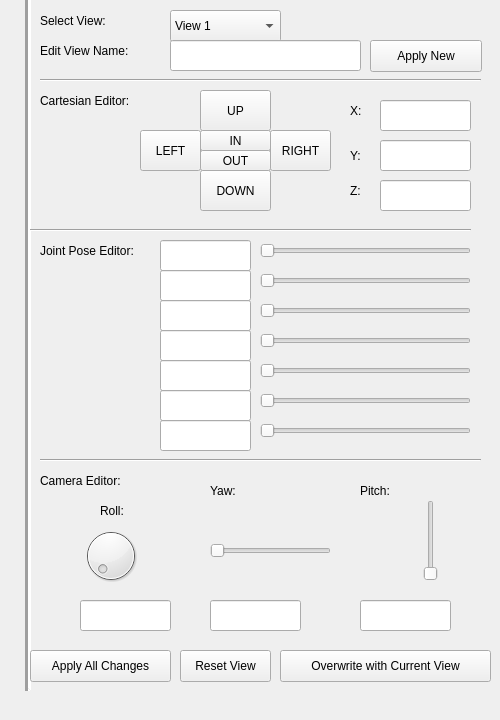
    <widget class="QWidget" name="editViews">
     <attribute name="title">
      <string>Edit Views</string>
     </attribute>
     <widget class="QLabel" name="label_10">
      <property name="geometry">
       <rect>
        <x>40</x>
        <y>90</y>
        <width>121</width>
        <height>21</height>
       </rect>
      </property>
      <property name="text">
       <string>Cartesian Editor:</string>
      </property>
     </widget>
     <widget class="QPushButton" name="NewUP_pushButton">
      <property name="enabled">
       <bool>true</bool>
      </property>
      <property name="geometry">
       <rect>
        <x>200</x>
        <y>90</y>
        <width>71</width>
        <height>41</height>
       </rect>
      </property>
      <property name="text">
       <string>UP</string>
      </property>
     </widget>
     <widget class="QPushButton" name="NewIN_pushButton">
      <property name="enabled">
       <bool>true</bool>
      </property>
      <property name="geometry">
       <rect>
        <x>200</x>
        <y>130</y>
        <width>71</width>
        <height>21</height>
       </rect>
      </property>
      <property name="text">
       <string>IN</string>
      </property>
     </widget>
     <widget class="QPushButton" name="NewOUT_pushButton">
      <property name="enabled">
       <bool>true</bool>
      </property>
      <property name="geometry">
       <rect>
        <x>200</x>
        <y>150</y>
        <width>71</width>
        <height>21</height>
       </rect>
      </property>
      <property name="text">
       <string>OUT</string>
      </property>
     </widget>
     <widget class="QPushButton" name="NewDOWN_pushButton">
      <property name="enabled">
       <bool>true</bool>
      </property>
      <property name="geometry">
       <rect>
        <x>200</x>
        <y>170</y>
        <width>71</width>
        <height>41</height>
       </rect>
      </property>
      <property name="text">
       <string>DOWN</string>
      </property>
     </widget>
     <widget class="QPushButton" name="NewRIGHT_pushButton">
      <property name="enabled">
       <bool>true</bool>
      </property>
      <property name="geometry">
       <rect>
        <x>270</x>
        <y>130</y>
        <width>61</width>
        <height>41</height>
       </rect>
      </property>
      <property name="text">
       <string>RIGHT</string>
      </property>
     </widget>
     <widget class="QPushButton" name="NewLEFT_pushButton">
      <property name="enabled">
       <bool>true</bool>
      </property>
      <property name="geometry">
       <rect>
        <x>140</x>
        <y>130</y>
        <width>61</width>
        <height>41</height>
       </rect>
      </property>
      <property name="text">
       <string>LEFT</string>
      </property>
     </widget>
     <widget class="QLabel" name="label_11">
      <property name="geometry">
       <rect>
        <x>40</x>
        <y>240</y>
        <width>111</width>
        <height>21</height>
       </rect>
      </property>
      <property name="text">
       <string>Joint Pose Editor:</string>
      </property>
     </widget>
     <widget class="QComboBox" name="selectView_comboBox">
      <property name="geometry">
       <rect>
        <x>170</x>
        <y>10</y>
        <width>111</width>
        <height>32</height>
       </rect>
      </property>
      <item>
       <property name="text">
        <string>View 1</string>
       </property>
      </item>
      <item>
       <property name="text">
        <string>View 2</string>
       </property>
      </item>
      <item>
       <property name="text">
        <string>View 3</string>
       </property>
      </item>
      <item>
       <property name="text">
        <string>View 4</string>
       </property>
      </item>
      <item>
       <property name="text">
        <string>View 5</string>
       </property>
      </item>
     </widget>
     <widget class="QLabel" name="label_12">
      <property name="geometry">
       <rect>
        <x>40</x>
        <y>10</y>
        <width>101</width>
        <height>21</height>
       </rect>
      </property>
      <property name="text">
       <string>Select View:</string>
      </property>
     </widget>
     <widget class="QLabel" name="label_13">
      <property name="geometry">
       <rect>
        <x>350</x>
        <y>100</y>
        <width>21</width>
        <height>21</height>
       </rect>
      </property>
      <property name="text">
       <string>X:</string>
      </property>
     </widget>
     <widget class="QLabel" name="label_14">
      <property name="geometry">
       <rect>
        <x>350</x>
        <y>140</y>
        <width>21</width>
        <height>31</height>
       </rect>
      </property>
      <property name="text">
       <string>Y:</string>
      </property>
     </widget>
     <widget class="QLabel" name="label_15">
      <property name="geometry">
       <rect>
        <x>350</x>
        <y>180</y>
        <width>21</width>
        <height>21</height>
       </rect>
      </property>
      <property name="text">
       <string>Z:</string>
      </property>
     </widget>
     <widget class="QLineEdit" name="XNEW_lineEdit">
      <property name="geometry">
       <rect>
        <x>380</x>
        <y>100</y>
        <width>91</width>
        <height>31</height>
       </rect>
      </property>
      <property name="readOnly">
       <bool>true</bool>
      </property>
     </widget>
     <widget class="QLineEdit" name="YNEW_lineEdit">
      <property name="geometry">
       <rect>
        <x>380</x>
        <y>140</y>
        <width>91</width>
        <height>31</height>
       </rect>
      </property>
      <property name="readOnly">
       <bool>true</bool>
      </property>
     </widget>
     <widget class="QLineEdit" name="ZNEW_lineEdit">
      <property name="geometry">
       <rect>
        <x>380</x>
        <y>180</y>
        <width>91</width>
        <height>31</height>
       </rect>
      </property>
      <property name="readOnly">
       <bool>true</bool>
      </property>
     </widget>
     <widget class="QPushButton" name="pushButton_9">
      <property name="geometry">
       <rect>
        <x>180</x>
        <y>650</y>
        <width>91</width>
        <height>32</height>
       </rect>
      </property>
      <property name="text">
       <string>Reset View</string>
      </property>
     </widget>
     <widget class="QPushButton" name="pushButton_10">
      <property name="geometry">
       <rect>
        <x>280</x>
        <y>650</y>
        <width>211</width>
        <height>32</height>
       </rect>
      </property>
      <property name="text">
       <string>Overwrite with Current View</string>
      </property>
     </widget>
     <widget class="QLineEdit" name="NewJ1_lineEdit">
      <property name="geometry">
       <rect>
        <x>160</x>
        <y>240</y>
        <width>91</width>
        <height>31</height>
       </rect>
      </property>
      <property name="html" stdset="0">
       <string>&lt;!DOCTYPE HTML PUBLIC &quot;-//W3C//DTD HTML 4.0//EN&quot; &quot;http://www.w3.org/TR/REC-html40/strict.dtd&quot;&gt;
&lt;html&gt;&lt;head&gt;&lt;meta name=&quot;qrichtext&quot; content=&quot;1&quot; /&gt;&lt;style type=&quot;text/css&quot;&gt;
p, li { white-space: pre-wrap; }
&lt;/style&gt;&lt;/head&gt;&lt;body style=&quot; font-family:'Ubuntu'; font-size:11pt; font-weight:400; font-style:normal;&quot;&gt;
&lt;p style=&quot;-qt-paragraph-type:empty; margin-top:0px; margin-bottom:0px; margin-left:0px; margin-right:0px; -qt-block-indent:0; text-indent:0px; font-family:'.AppleSystemUIFont'; font-size:13pt;&quot;&gt;&lt;br /&gt;&lt;/p&gt;&lt;/body&gt;&lt;/html&gt;</string>
      </property>
     </widget>
     <widget class="QSlider" name="NewJ2_horizontalSlider">
      <property name="geometry">
       <rect>
        <x>260</x>
        <y>270</y>
        <width>211</width>
        <height>22</height>
       </rect>
      </property>
      <property name="orientation">
       <enum>Qt::Horizontal</enum>
      </property>
     </widget>
     <widget class="QSlider" name="NewJ1_horizontalSlider">
      <property name="geometry">
       <rect>
        <x>260</x>
        <y>240</y>
        <width>211</width>
        <height>22</height>
       </rect>
      </property>
      <property name="orientation">
       <enum>Qt::Horizontal</enum>
      </property>
     </widget>
     <widget class="QLabel" name="label_16">
      <property name="geometry">
       <rect>
        <x>40</x>
        <y>40</y>
        <width>121</width>
        <height>21</height>
       </rect>
      </property>
      <property name="text">
       <string>Edit View Name:</string>
      </property>
     </widget>
     <widget class="QLineEdit" name="newName_lineEdit">
      <property name="geometry">
       <rect>
        <x>170</x>
        <y>40</y>
        <width>191</width>
        <height>31</height>
       </rect>
      </property>
     </widget>
     <widget class="QPushButton" name="applyNewName_pushButton">
      <property name="geometry">
       <rect>
        <x>370</x>
        <y>40</y>
        <width>112</width>
        <height>32</height>
       </rect>
      </property>
      <property name="text">
       <string>Apply New</string>
      </property>
     </widget>
     <widget class="Line" name="line_3">
      <property name="geometry">
       <rect>
        <x>20</x>
        <y>-20</y>
        <width>16</width>
        <height>711</height>
       </rect>
      </property>
      <property name="styleSheet">
       <string notr="true">QLine
{
color: red;
}</string>
      </property>
      <property name="lineWidth">
       <number>3</number>
      </property>
      <property name="midLineWidth">
       <number>0</number>
      </property>
      <property name="orientation">
       <enum>Qt::Vertical</enum>
      </property>
     </widget>
     <widget class="QSlider" name="NewJ3_horizontalSlider">
      <property name="geometry">
       <rect>
        <x>260</x>
        <y>300</y>
        <width>211</width>
        <height>22</height>
       </rect>
      </property>
      <property name="orientation">
       <enum>Qt::Horizontal</enum>
      </property>
     </widget>
     <widget class="QSlider" name="NewJ4_horizontalSlider">
      <property name="geometry">
       <rect>
        <x>260</x>
        <y>330</y>
        <width>211</width>
        <height>22</height>
       </rect>
      </property>
      <property name="orientation">
       <enum>Qt::Horizontal</enum>
      </property>
     </widget>
     <widget class="QSlider" name="NewJ5_horizontalSlider">
      <property name="geometry">
       <rect>
        <x>260</x>
        <y>360</y>
        <width>211</width>
        <height>22</height>
       </rect>
      </property>
      <property name="orientation">
       <enum>Qt::Horizontal</enum>
      </property>
     </widget>
     <widget class="QSlider" name="NewJ6_horizontalSlider">
      <property name="geometry">
       <rect>
        <x>260</x>
        <y>390</y>
        <width>211</width>
        <height>22</height>
       </rect>
      </property>
      <property name="orientation">
       <enum>Qt::Horizontal</enum>
      </property>
     </widget>
     <widget class="QSlider" name="NewJ7_horizontalSlider">
      <property name="geometry">
       <rect>
        <x>260</x>
        <y>420</y>
        <width>211</width>
        <height>22</height>
       </rect>
      </property>
      <property name="orientation">
       <enum>Qt::Horizontal</enum>
      </property>
     </widget>
     <widget class="Line" name="line_2">
      <property name="geometry">
       <rect>
        <x>40</x>
        <y>70</y>
        <width>441</width>
        <height>20</height>
       </rect>
      </property>
      <property name="lineWidth">
       <number>1</number>
      </property>
      <property name="orientation">
       <enum>Qt::Horizontal</enum>
      </property>
     </widget>
     <widget class="Line" name="line_4">
      <property name="geometry">
       <rect>
        <x>30</x>
        <y>220</y>
        <width>441</width>
        <height>20</height>
       </rect>
      </property>
      <property name="lineWidth">
       <number>1</number>
      </property>
      <property name="orientation">
       <enum>Qt::Horizontal</enum>
      </property>
     </widget>
     <widget class="QLineEdit" name="NewJ2_lineEdit">
      <property name="geometry">
       <rect>
        <x>160</x>
        <y>270</y>
        <width>91</width>
        <height>31</height>
       </rect>
      </property>
      <property name="html" stdset="0">
       <string>&lt;!DOCTYPE HTML PUBLIC &quot;-//W3C//DTD HTML 4.0//EN&quot; &quot;http://www.w3.org/TR/REC-html40/strict.dtd&quot;&gt;
&lt;html&gt;&lt;head&gt;&lt;meta name=&quot;qrichtext&quot; content=&quot;1&quot; /&gt;&lt;style type=&quot;text/css&quot;&gt;
p, li { white-space: pre-wrap; }
&lt;/style&gt;&lt;/head&gt;&lt;body style=&quot; font-family:'Ubuntu'; font-size:11pt; font-weight:400; font-style:normal;&quot;&gt;
&lt;p style=&quot;-qt-paragraph-type:empty; margin-top:0px; margin-bottom:0px; margin-left:0px; margin-right:0px; -qt-block-indent:0; text-indent:0px; font-family:'.AppleSystemUIFont'; font-size:13pt;&quot;&gt;&lt;br /&gt;&lt;/p&gt;&lt;/body&gt;&lt;/html&gt;</string>
      </property>
     </widget>
     <widget class="QLineEdit" name="NewJ3_lineEdit">
      <property name="geometry">
       <rect>
        <x>160</x>
        <y>300</y>
        <width>91</width>
        <height>31</height>
       </rect>
      </property>
      <property name="html" stdset="0">
       <string>&lt;!DOCTYPE HTML PUBLIC &quot;-//W3C//DTD HTML 4.0//EN&quot; &quot;http://www.w3.org/TR/REC-html40/strict.dtd&quot;&gt;
&lt;html&gt;&lt;head&gt;&lt;meta name=&quot;qrichtext&quot; content=&quot;1&quot; /&gt;&lt;style type=&quot;text/css&quot;&gt;
p, li { white-space: pre-wrap; }
&lt;/style&gt;&lt;/head&gt;&lt;body style=&quot; font-family:'Ubuntu'; font-size:11pt; font-weight:400; font-style:normal;&quot;&gt;
&lt;p style=&quot;-qt-paragraph-type:empty; margin-top:0px; margin-bottom:0px; margin-left:0px; margin-right:0px; -qt-block-indent:0; text-indent:0px; font-family:'.AppleSystemUIFont'; font-size:13pt;&quot;&gt;&lt;br /&gt;&lt;/p&gt;&lt;/body&gt;&lt;/html&gt;</string>
      </property>
     </widget>
     <widget class="QLineEdit" name="NewJ4_lineEdit">
      <property name="geometry">
       <rect>
        <x>160</x>
        <y>330</y>
        <width>91</width>
        <height>31</height>
       </rect>
      </property>
      <property name="html" stdset="0">
       <string>&lt;!DOCTYPE HTML PUBLIC &quot;-//W3C//DTD HTML 4.0//EN&quot; &quot;http://www.w3.org/TR/REC-html40/strict.dtd&quot;&gt;
&lt;html&gt;&lt;head&gt;&lt;meta name=&quot;qrichtext&quot; content=&quot;1&quot; /&gt;&lt;style type=&quot;text/css&quot;&gt;
p, li { white-space: pre-wrap; }
&lt;/style&gt;&lt;/head&gt;&lt;body style=&quot; font-family:'Ubuntu'; font-size:11pt; font-weight:400; font-style:normal;&quot;&gt;
&lt;p style=&quot;-qt-paragraph-type:empty; margin-top:0px; margin-bottom:0px; margin-left:0px; margin-right:0px; -qt-block-indent:0; text-indent:0px; font-family:'.AppleSystemUIFont'; font-size:13pt;&quot;&gt;&lt;br /&gt;&lt;/p&gt;&lt;/body&gt;&lt;/html&gt;</string>
      </property>
     </widget>
     <widget class="QLineEdit" name="NewJ5_lineEdit">
      <property name="geometry">
       <rect>
        <x>160</x>
        <y>360</y>
        <width>91</width>
        <height>31</height>
       </rect>
      </property>
      <property name="html" stdset="0">
       <string>&lt;!DOCTYPE HTML PUBLIC &quot;-//W3C//DTD HTML 4.0//EN&quot; &quot;http://www.w3.org/TR/REC-html40/strict.dtd&quot;&gt;
&lt;html&gt;&lt;head&gt;&lt;meta name=&quot;qrichtext&quot; content=&quot;1&quot; /&gt;&lt;style type=&quot;text/css&quot;&gt;
p, li { white-space: pre-wrap; }
&lt;/style&gt;&lt;/head&gt;&lt;body style=&quot; font-family:'Ubuntu'; font-size:11pt; font-weight:400; font-style:normal;&quot;&gt;
&lt;p style=&quot;-qt-paragraph-type:empty; margin-top:0px; margin-bottom:0px; margin-left:0px; margin-right:0px; -qt-block-indent:0; text-indent:0px; font-family:'.AppleSystemUIFont'; font-size:13pt;&quot;&gt;&lt;br /&gt;&lt;/p&gt;&lt;/body&gt;&lt;/html&gt;</string>
      </property>
     </widget>
     <widget class="QLineEdit" name="NewJ6_lineEdit">
      <property name="geometry">
       <rect>
        <x>160</x>
        <y>390</y>
        <width>91</width>
        <height>31</height>
       </rect>
      </property>
      <property name="html" stdset="0">
       <string>&lt;!DOCTYPE HTML PUBLIC &quot;-//W3C//DTD HTML 4.0//EN&quot; &quot;http://www.w3.org/TR/REC-html40/strict.dtd&quot;&gt;
&lt;html&gt;&lt;head&gt;&lt;meta name=&quot;qrichtext&quot; content=&quot;1&quot; /&gt;&lt;style type=&quot;text/css&quot;&gt;
p, li { white-space: pre-wrap; }
&lt;/style&gt;&lt;/head&gt;&lt;body style=&quot; font-family:'Ubuntu'; font-size:11pt; font-weight:400; font-style:normal;&quot;&gt;
&lt;p style=&quot;-qt-paragraph-type:empty; margin-top:0px; margin-bottom:0px; margin-left:0px; margin-right:0px; -qt-block-indent:0; text-indent:0px; font-family:'.AppleSystemUIFont'; font-size:13pt;&quot;&gt;&lt;br /&gt;&lt;/p&gt;&lt;/body&gt;&lt;/html&gt;</string>
      </property>
     </widget>
     <widget class="QLineEdit" name="NewJ7_lineEdit">
      <property name="geometry">
       <rect>
        <x>160</x>
        <y>420</y>
        <width>91</width>
        <height>31</height>
       </rect>
      </property>
      <property name="html" stdset="0">
       <string>&lt;!DOCTYPE HTML PUBLIC &quot;-//W3C//DTD HTML 4.0//EN&quot; &quot;http://www.w3.org/TR/REC-html40/strict.dtd&quot;&gt;
&lt;html&gt;&lt;head&gt;&lt;meta name=&quot;qrichtext&quot; content=&quot;1&quot; /&gt;&lt;style type=&quot;text/css&quot;&gt;
p, li { white-space: pre-wrap; }
&lt;/style&gt;&lt;/head&gt;&lt;body style=&quot; font-family:'Ubuntu'; font-size:11pt; font-weight:400; font-style:normal;&quot;&gt;
&lt;p style=&quot;-qt-paragraph-type:empty; margin-top:0px; margin-bottom:0px; margin-left:0px; margin-right:0px; -qt-block-indent:0; text-indent:0px; font-family:'.AppleSystemUIFont'; font-size:13pt;&quot;&gt;&lt;br /&gt;&lt;/p&gt;&lt;/body&gt;&lt;/html&gt;</string>
      </property>
     </widget>
     <widget class="QPushButton" name="ApplyAllChanges_pushButton">
      <property name="geometry">
       <rect>
        <x>30</x>
        <y>650</y>
        <width>141</width>
        <height>32</height>
       </rect>
      </property>
      <property name="text">
       <string>Apply All Changes</string>
      </property>
     </widget>
     <widget class="QLabel" name="label_17">
      <property name="geometry">
       <rect>
        <x>40</x>
        <y>470</y>
        <width>111</width>
        <height>21</height>
       </rect>
      </property>
      <property name="text">
       <string>Camera Editor:</string>
      </property>
     </widget>
     <widget class="QSlider" name="New_horizontalSlider">
      <property name="geometry">
       <rect>
        <x>210</x>
        <y>540</y>
        <width>121</width>
        <height>22</height>
       </rect>
      </property>
      <property name="orientation">
       <enum>Qt::Horizontal</enum>
      </property>
     </widget>
     <widget class="QSlider" name="New_verticalSlider">
      <property name="geometry">
       <rect>
        <x>420</x>
        <y>500</y>
        <width>22</width>
        <height>81</height>
       </rect>
      </property>
      <property name="orientation">
       <enum>Qt::Vertical</enum>
      </property>
     </widget>
     <widget class="QDial" name="Newdial">
      <property name="geometry">
       <rect>
        <x>80</x>
        <y>520</y>
        <width>61</width>
        <height>71</height>
       </rect>
      </property>
     </widget>
     <widget class="QLabel" name="label_18">
      <property name="geometry">
       <rect>
        <x>100</x>
        <y>500</y>
        <width>51</width>
        <height>21</height>
       </rect>
      </property>
      <property name="text">
       <string>Roll:</string>
      </property>
     </widget>
     <widget class="QLabel" name="label_19">
      <property name="geometry">
       <rect>
        <x>360</x>
        <y>480</y>
        <width>51</width>
        <height>21</height>
       </rect>
      </property>
      <property name="text">
       <string>Pitch:</string>
      </property>
     </widget>
     <widget class="QLabel" name="label_20">
      <property name="geometry">
       <rect>
        <x>210</x>
        <y>480</y>
        <width>51</width>
        <height>21</height>
       </rect>
      </property>
      <property name="text">
       <string>Yaw:</string>
      </property>
     </widget>
     <widget class="Line" name="line_5">
      <property name="geometry">
       <rect>
        <x>40</x>
        <y>450</y>
        <width>441</width>
        <height>20</height>
       </rect>
      </property>
      <property name="lineWidth">
       <number>1</number>
      </property>
      <property name="orientation">
       <enum>Qt::Horizontal</enum>
      </property>
     </widget>
     <widget class="QLineEdit" name="NewRoll_lineEdit">
      <property name="geometry">
       <rect>
        <x>80</x>
        <y>600</y>
        <width>91</width>
        <height>31</height>
       </rect>
      </property>
      <property name="html" stdset="0">
       <string>&lt;!DOCTYPE HTML PUBLIC &quot;-//W3C//DTD HTML 4.0//EN&quot; &quot;http://www.w3.org/TR/REC-html40/strict.dtd&quot;&gt;
&lt;html&gt;&lt;head&gt;&lt;meta name=&quot;qrichtext&quot; content=&quot;1&quot; /&gt;&lt;style type=&quot;text/css&quot;&gt;
p, li { white-space: pre-wrap; }
&lt;/style&gt;&lt;/head&gt;&lt;body style=&quot; font-family:'Ubuntu'; font-size:11pt; font-weight:400; font-style:normal;&quot;&gt;
&lt;p style=&quot;-qt-paragraph-type:empty; margin-top:0px; margin-bottom:0px; margin-left:0px; margin-right:0px; -qt-block-indent:0; text-indent:0px; font-family:'.AppleSystemUIFont'; font-size:13pt;&quot;&gt;&lt;br /&gt;&lt;/p&gt;&lt;/body&gt;&lt;/html&gt;</string>
      </property>
     </widget>
     <widget class="QLineEdit" name="NewYaw_lineEdit">
      <property name="geometry">
       <rect>
        <x>210</x>
        <y>600</y>
        <width>91</width>
        <height>31</height>
       </rect>
      </property>
      <property name="html" stdset="0">
       <string>&lt;!DOCTYPE HTML PUBLIC &quot;-//W3C//DTD HTML 4.0//EN&quot; &quot;http://www.w3.org/TR/REC-html40/strict.dtd&quot;&gt;
&lt;html&gt;&lt;head&gt;&lt;meta name=&quot;qrichtext&quot; content=&quot;1&quot; /&gt;&lt;style type=&quot;text/css&quot;&gt;
p, li { white-space: pre-wrap; }
&lt;/style&gt;&lt;/head&gt;&lt;body style=&quot; font-family:'Ubuntu'; font-size:11pt; font-weight:400; font-style:normal;&quot;&gt;
&lt;p style=&quot;-qt-paragraph-type:empty; margin-top:0px; margin-bottom:0px; margin-left:0px; margin-right:0px; -qt-block-indent:0; text-indent:0px; font-family:'.AppleSystemUIFont'; font-size:13pt;&quot;&gt;&lt;br /&gt;&lt;/p&gt;&lt;/body&gt;&lt;/html&gt;</string>
      </property>
     </widget>
     <widget class="QLineEdit" name="NewPitch_lineEdit">
      <property name="geometry">
       <rect>
        <x>360</x>
        <y>600</y>
        <width>91</width>
        <height>31</height>
       </rect>
      </property>
      <property name="html" stdset="0">
       <string>&lt;!DOCTYPE HTML PUBLIC &quot;-//W3C//DTD HTML 4.0//EN&quot; &quot;http://www.w3.org/TR/REC-html40/strict.dtd&quot;&gt;
&lt;html&gt;&lt;head&gt;&lt;meta name=&quot;qrichtext&quot; content=&quot;1&quot; /&gt;&lt;style type=&quot;text/css&quot;&gt;
p, li { white-space: pre-wrap; }
&lt;/style&gt;&lt;/head&gt;&lt;body style=&quot; font-family:'Ubuntu'; font-size:11pt; font-weight:400; font-style:normal;&quot;&gt;
&lt;p style=&quot;-qt-paragraph-type:empty; margin-top:0px; margin-bottom:0px; margin-left:0px; margin-right:0px; -qt-block-indent:0; text-indent:0px; font-family:'.AppleSystemUIFont'; font-size:13pt;&quot;&gt;&lt;br /&gt;&lt;/p&gt;&lt;/body&gt;&lt;/html&gt;</string>
      </property>
     </widget>
    </widget>
